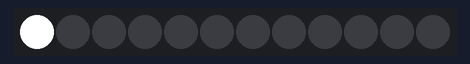
This program was run on a simulated Raspberry Pi (BCM pin numbers). On the bench: 12 RGB LEDs in strip order, left to right. At 6.0 s the program stops and its outputs stay as they are.

Above: at 0.1 s.
At 0.6 s:
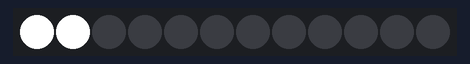
At 1.1 s:
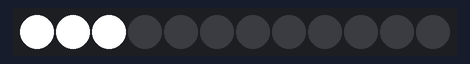
At 2.6 s:
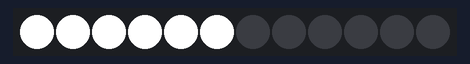
At 4.1 s:
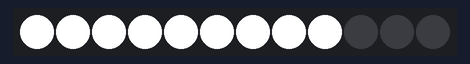
At 5.6 s:
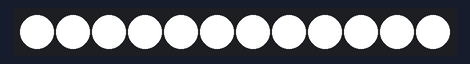

The program:

light-custom.py
```python
#!/usr/bin/python
# Program that after 5 minutes shuts down the leds and ends
import time

from neopixel import *

import argparse
import signal
import sys

# LED strip configuration:
LED_COUNT      = 12      # Number of LED pixels.
LED_PIN        = 18      # GPIO pin connected to the pixels (18 uses PWM!).
#LED_PIN        = 10      # GPIO pin connected to the pixels (10 uses SPI /dev/spidev0.0).
LED_FREQ_HZ    = 800000  # LED signal frequency in hertz (usually 800khz)
LED_DMA        = 5       # DMA channel to use for generating signal (try 5)
LED_BRIGHTNESS = 255     # Set to 0 for darkest and 255 for brightest
LED_INVERT     = False   # True to invert the signal (when using NPN transistor level shift)
LED_CHANNEL    = 0       # set to '1' for GPIOs 13, 19, 41, 45 or 53
LED_STRIP      = ws.WS2811_STRIP_GRB   # Strip type and colour ordering

red = 255
green = 255
blue = 255

def colorWipe(strip, color, wait_ms=500):
	"""Wipe color across display a pixel at a time."""
	for i in range(strip.numPixels()):
		strip.setPixelColor(i, color)
		strip.show()
		time.sleep(wait_ms/1000.0)

if __name__ == "__main__":
	for arg in range(len(sys.argv)):
		if sys.argv[arg] == "-r":
			red = int(sys.argv[arg+1])
		if sys.argv[arg] == "-g":
			green = int(sys.argv[arg+1])
		if sys.argv[arg] == "-b":
			blue = int(sys.argv[arg+1])
	strip = Adafruit_NeoPixel(LED_COUNT, LED_PIN, LED_FREQ_HZ, LED_DMA, LED_INVERT, LED_BRIGHTNESS, LED_CHANNEL, LED_STRIP)
	strip.begin()
	colorWipe(strip, Color(red, green, blue))  # custom color
```

Measured:
- what the display in image 1 shows lasts 0.5 s, from 0.5 s to 1.0 s
